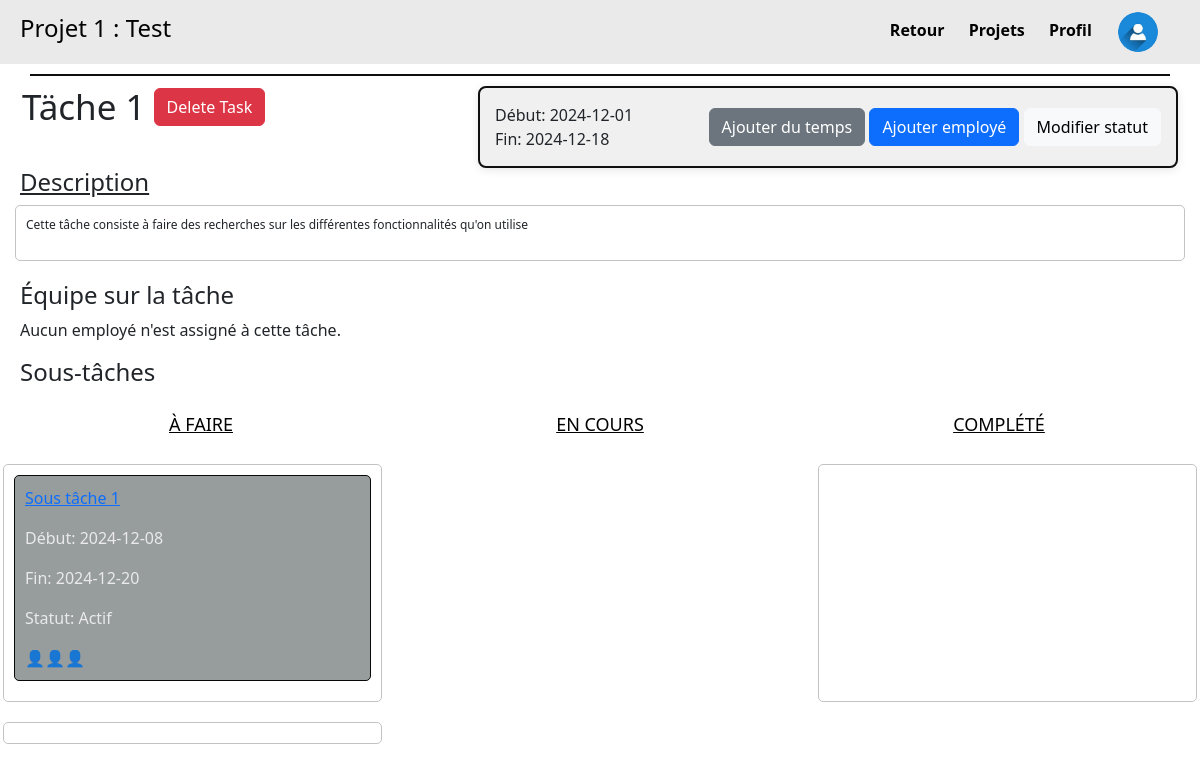
Page /projet/1/tache/1 on the committed database.
### tables this page shows
CREATE TABLE Projet_proj (
    proj_id INTEGER PRIMARY KEY,
    proj_clnt_id INTEGER NOT NULL,
    proj_etat_etat INTEGER NOT NULL,
    proj_emp_id INTEGER NOT NULL,
    proj_nom TEXT NOT NULL,
    proj_dateDebut DATE,
    proj_dateFin DATE,
    proj_isTemplate BOOLEAN,
    FOREIGN KEY (proj_clnt_id) REFERENCES Client_clnt(clnt_id),
    FOREIGN KEY (proj_etat_etat) REFERENCES Etat_etat(etat_id),
    FOREIGN KEY (proj_emp_id) REFERENCES Employee_emp(emp_id)
);

CREATE TABLE Tache_tch (
    tch_id INTEGER PRIMARY KEY,
    tch_proj_id INTEGER NOT NULL,
    tch_etat_etat INTEGER NOT NULL,
    tch_parent INTEGER,
    tch_nom TEXT NOT NULL,
    tch_dateDebut DATE,
    tch_dateFin DATE,
    FOREIGN KEY (tch_proj_id) REFERENCES Projet_proj(proj_id),
    FOREIGN KEY (tch_etat_etat) REFERENCES Etat_etat(etat_id),
    FOREIGN KEY (tch_parent) REFERENCES Tache_tch(tch_id)
);

CREATE TABLE Etat_etat (
    etat_id INTEGER PRIMARY KEY,
    etat_nom TEXT NOT NULL
);

### main.py (the view)
@app.route('/projet/<int:proj_id>/tache/<int:task_id>', methods=['GET', 'POST'])
def tache(proj_id, task_id):
    projet = get_projet_by_id(proj_id)
    if projet is None:
        return "Project not found", 404  # Or render a custom 404 page
    tache = get_tache_by_id(task_id)
    if tache is None:
        return "Task not found", 404  # Or render a custom 404 page
    sousTaches = get_soustaches_by_tache(task_id)
    listeEmploye = get_employes()
    return render_template('Taches.html', projet=projet, tache=tache, sousTaches = sousTaches, employes = listeEmploye)

### main.py (called while the page is built)
def get_db():                           #connexion à la base de données
    conn = sqlite3.connect(DB)
    conn.row_factory = sqlite3.Row  # Allows us to access rows by column name
    return conn

def get_employes():
    conn = get_db()
    cursor = conn.cursor()
    cursor.execute("SELECT emp_id AS id, emp_prenom AS prenom, emp_nom AS nom, emp_courriel AS courriel, emp_telephone AS telephone, emp_role_id AS idRole FROM Employee_emp;")  # Adjust columns as needed
    employes = cursor.fetchall()
    conn.close()
    return employes

def get_soustaches_by_tache(task_id):
    conn = sqlite3.connect(DB)  # Connect to the database
    cursor = conn.cursor()
    query = """
    SELECT
        Tache_tch.tch_id AS id,
        Tache_tch.tch_proj_id AS projet_id,
        Etat_etat.etat_nom AS statut,  -- Get the status name instead of its ID
        Tache_tch.tch_nom AS nom,
        Tache_tch.tch_dateDebut AS dateDebut,
        Tache_tch.tch_dateFin AS dateFin
    FROM Tache_tch
    LEFT JOIN Etat_etat ON Tache_tch.tch_etat_etat = Etat_etat.etat_id  -- Join with the Etat_etat table
    WHERE Tache_tch.tch_parent = ?
    """
    cursor.execute(query, (task_id,))
    taches = cursor.fetchall()
    conn.close()
    return taches

### templates/Taches.html (shortened to what this page needs)
<!DOCTYPE html>
<html lang="fr">
  <head>
    <link
      rel="stylesheet"
      href="{{ url_for('static', filename='css/tache.css') }}"
    />
    <link
      href="https://cdn.jsdelivr.net/npm/bootstrap@5.3.3/dist/css/bootstrap.min.css"
      rel="stylesheet"
    />
  </head>
  <body>
    <div class="header">
      <h4>{{ projet[4] }}</h4>
      <div class="menu">
        <a href="{{ url_for('projet', id=projet[0]) }}" class="highlight-link"
          >Retour</a
        >
        <a href="{{ url_for('listeProjets') }}" class="highlight-link"
          >Projets</a
        >
        <a href="{{ url_for('profil') }}" class="highlight-link">Profil</a>
        <a href="#" class="user-icon">
          <img
            src="{{ url_for('static', filename='images/icon_utiliateur.jpg') }}"
            alt="User Icon"
            width="40"
            height="40"
        /></a>
      </div>
    </div>
    <div class="divider"></div>
    <div class="container-fluid d-flex justify-content-between">
      <div class="tache-titre" style="padding-right: 20px;">
        <div class="d-flex align-items-center">
          <h4 class="mb-0 me-2" style="font-size: 35px;">{{ tache[3] }}</h4>
          <form method="POST" action="{{ url_for('delete_tache', projid=projet[0], tacheid=tache[0]) }}" class="mb-0">
            <button type="submit" class="btn btn-danger">Delete Task</button>
          </form>
        </div>
      </div>
      <div class="project-details gap-4">
        <div class="part3">
          <p>Début: {{ tache[4] }}</p>
          <p>Fin: {{ tache[5] }}</p>
        </div>
        <div class="column2">
          <button type="button" class="btn btn-secondary">
            Ajouter du temps
          </button>
          <button type="button" onclick="showAddEmployeForm()" class="btn btn-primary">
            Ajouter employé
          </button>
          <button type="button" class="btn btn-light">
            Modifier statut
          </button>
        </div>
      </div>
    </div>
    <h4 class="description">Description</h4>
      <div class="column">
        <p style="font-size: 12px">
          Cette tâche consiste à faire des recherches sur les différentes
          fonctionnalités qu'on utilise
        </p>
      </div>
      <div class="equipe">
        <h4>Équipe sur la tâche</h4>
        {% if tache and tache['employes'] %}
          {% for employe in tache['employes'] %}
            <p>
              <form action="/delete_employee_tache" method="POST" style="display:inline;">
                <a href="#" class="user-icon">
                  <img src="{{ url_for('static', filename='images/icon_utiliateur.jpg') }}" alt="User Icon" width="40" height="40" />
                </a>
                {{ employe }}
                  <input type="hidden" name="employee_tache_id" value="{{ employe}}">
                  <input type="hidden" name="tach" value="{{ tache[0] }}">
                  <input type="hidden" name="proj" value="{{ projet[0] }}">
                  <button type="submit" class="btn btn-danger">
                      <i class="fas fa-trash"></i> Supprimer de la tâche
                  </button>
              </form>
            </p>
          {% endfor %}
        {% else %}
          <p>Aucun employé n'est assigné à cette tâche.</p>
        {% endif %}
      </div>
        <h4 class="equipe">Sous-tâches</h4>
        <div class="task-status">
          <h4 class="A_faire">À FAIRE</h4>
          <h4 class="en_cours">EN COURS</h4>
          <h4 class="complete">COMPLÉTÉ</h4>
        </div>
        <div class="tasks-container row">
          <div
            class="column col-12 col-md-4"
            ondrop="drop(event)"
            ondragover="allowDrop(event)"
          >
            {% for sousTache in sousTaches %}
            <div
              class="task"
              id="task{{ tache[0] }}"
              draggable="true"
              ondragstart="drag(event)"
            >
              <a href="{{ url_for('tache', proj_id=projet[0], task_id=sousTache[0]) }}">
                <p>{{ sousTache[3] }}</p>
              </a>
              <p>Début: {{ sousTache[4] }}</p>
              <p>Fin: {{ sousTache[5] }}</p>
              <p>Statut: {{ sousTache[2] }}</p>
              <div class="icons">👤👤👤</div>
            </div>
            {% endfor %}
          </div>
          <div
            class="column col-12 col-md-4"
            ondrop="drop(event)"
            ondragover="allowDrop(event)"
          >
          </div>
          <div
            class="column col-12 col-md-4"
            ondrop="drop(event)"
            ondragover="allowDrop(event)"
          >
          </div>
        </div>
  </body>
</html>

### static/css/tache.css (style rules this page uses)
body { font-family: Arial, sans-serif; margin: 0; padding: 0; background: #eaeaea; background-size: cover; }
.header { display: flex; justify-content: space-between; align-items: center; background-color: #eaeaea; padding: 10px 20px; color: #030303; }
.divider { width: 95%; height: 2px; background-color: #0c0e0c; margin: 10px auto; }
h4.description { text-decoration: underline; margin-left: 20px; }
.tache-titre { text-align: left; margin-left: 10px; }
.part1, .part2, .part3 { display: flex; flex-direction: column; }
.part1 p, .part2 p, .part3 p { margin: 0; }
.highlight-link { position: relative; text-decoration: none; color: #a80c67; padding: 5px 0; }
.menu a { margin-right: 20px; text-decoration: none; color: #020202; font-weight: bold; }
.user-icon { display: inline-block; font-size: 20px; border: 2px solid transparent; background-color: transparent; border-radius: 50%; margin-top: auto; vertical-align: middle; border-radius: 100%; overflow: hidden; margin: 0; padding: 0; }
.project-details { top: 20px; right: 20px; width: 100%; margin-right: 10px; max-width: 700px; background-color: #f0f0f0; border: 2px solid #0f0f0f; border-radius: 8px; padding: 15px; box-shadow: 0 2px 10px rgba(3, 3, 3, 0.1); display: flex; justify-content: space-between; align-items: center; }
.column { width: 100%; background-color: transparent; padding: 1px; border: 1px solid #c5c2c2; border-radius: 5px; margin-bottom: 20px; }
.column.col-12.col-md-4 { width: 31%; background-color: transparent; padding: 10px; border-radius: 5px; }
.task { background-color: #979c9c; padding: 10px; margin-bottom: 10px; border-radius: 5px; border: 1px solid #080808; color: #eaeaea; cursor: move; }
.icons { display: flex; justify-content: flex-start; }
.task-status { display: flex; justify-content: space-evenly; margin-bottom: 20px; flex-wrap: wrap; }
.tasks-container { flex-wrap: wrap; justify-content: space-between; padding: 0; }
.tasks-container.row { padding: 0; }
.A_faire, .en_cours, .complete { margin-top: 20px; font-size: 18px; color: #020202; text-decoration: underline; text-align: center; width: 100%; }
@media (min-width: 576px) { .A_faire, .en_cours, .complete { width: auto; } }
.tasks-container { display: flex; flex-wrap: wrap; justify-content: space-between; padding: 20px; }
.column { width: auto; background-color: transparent; padding: 10px; border: 1px solid #c5c2c2; border-radius: 5px; margin-bottom: 20px; margin-left: 15px; margin-right: 15px; }
.equipe { width: 100%; margin-left: 20px; }
@media (min-width: 768px) { .A_faire, .en_cours, .complete { width: 33%; } }

### rows in the picture
Projet_proj: proj_nom "Projet 1 : Test"
Tache_tch: tch_nom "Täche 1", tch_dateDebut "2024-12-01", tch_dateFin "2024-12-18"
Tache_tch: tch_nom "Sous tâche 1", tch_dateDebut "2024-12-08", tch_dateFin "2024-12-20", etat_nom "Actif"
